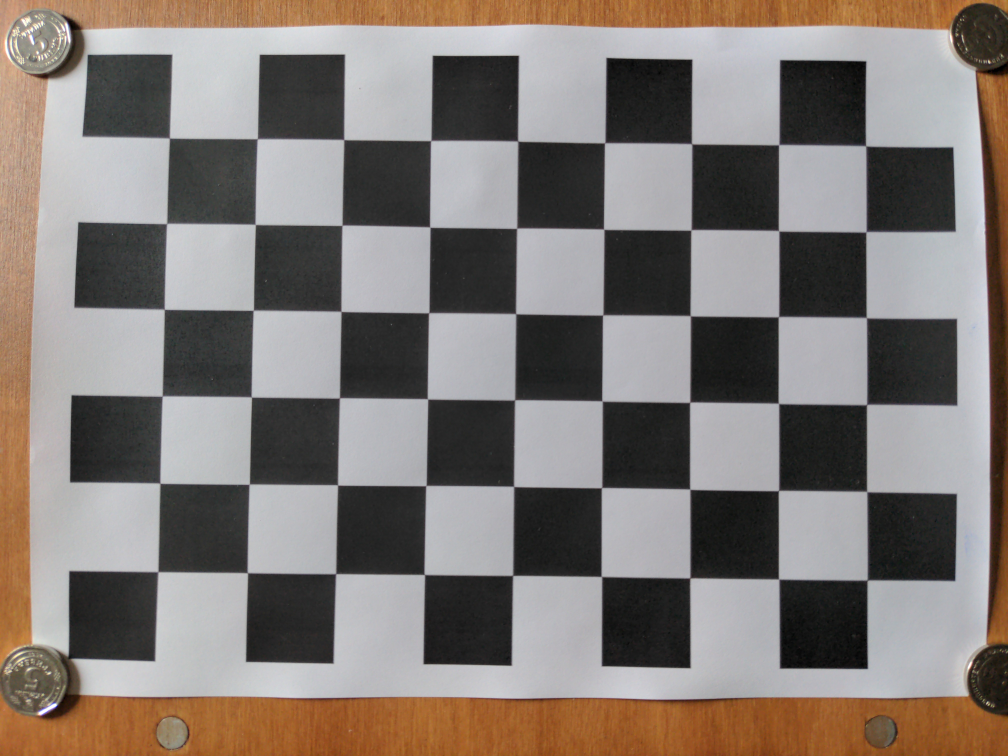
#> input picture lab02/data/frontal/scale_1.jpg, 4032 x 3024 px (shown at 1/4 size)
$ python part_c_calibration.py
#> lines starting #> are read from the running program, lines starting #| are printed output that depends on the picture
### lab02/src/common.py
"""Спільні утиліти та константи для Лабораторної роботи №2."""
import os
import sys
import numpy as np
import cv2
import matplotlib

sys.stdout.reconfigure(encoding="utf-8")
matplotlib.use("Agg")
import matplotlib.pyplot as plt

np.random.seed(42)

ROOT = os.path.abspath(os.path.join(os.path.dirname(__file__), "..", ".."))
LAB = os.path.join(ROOT, "lab02")
DATA = os.path.join(LAB, "data")
RESULTS = os.path.join(LAB, "results")
FIGURES = os.path.join(LAB, "figures")

for d in (RESULTS, FIGURES):
    os.makedirs(d, exist_ok=True)

plt.rcParams.update({
    "font.family": "serif",
    "font.size": 10,
    "figure.dpi": 150,
    "savefig.bbox": "tight"
})

# Параметри калібрувального шаблона згідно з Практикумом та умовами
PATTERN_SIZE = (9, 6)   # 9 внутрішніх кутів по ширині, 6 по висоті (10x7 клітин)
SQUARE_SIZE = 22.0      # реальний виміряний розмір сторони клітини: 2.2 см = 22.0 мм

# Критерій зупинки для cv2.cornerSubPix: 30 ітерацій або точність 0.001
SUBPIX_CRITERIA = (cv2.TERM_CRITERIA_EPS + cv2.TERM_CRITERIA_MAX_ITER, 30, 0.001)


def imread(path, flags=cv2.IMREAD_COLOR | cv2.IMREAD_IGNORE_ORIENTATION):
    """Зчитування зображення в системі координат матриці сенсора (без довільних поворотів EXIF)."""
    img = cv2.imread(path, flags)
    if img is None:
        raise FileNotFoundError(f"Не вдалося зчитати файл: {path}")
    return img


def rgb(img):
    """BGR -> RGB для коректного виведення в matplotlib."""
    return cv2.cvtColor(img, cv2.COLOR_BGR2RGB)


def create_object_points(pattern_size=PATTERN_SIZE, square_size=SQUARE_SIZE):
    """Формування тривимірних координат кутів шахівниці (Z = 0) у міліметрах."""
    objp = np.zeros((pattern_size[0] * pattern_size[1], 3), np.float32)
    objp[:, :2] = np.mgrid[0:pattern_size[0], 0:pattern_size[1]].T.reshape(-1, 2) * square_size
    return objp


def compute_reprojection_errors(objpoints, imgpoints, rvecs, tvecs, K, D):
    """Ручний розрахунок похибки репроєкції для кожного кадру та сумарної RMSE."""
    per_frame_mean = []
    per_frame_rmse = []
    all_sq_errors = []

    for i in range(len(objpoints)):
        proj, _ = cv2.projectPoints(objpoints[i], rvecs[i], tvecs[i], K, D)
        proj = proj.reshape(-1, 2)
        pts = imgpoints[i].reshape(-1, 2)

        diff = pts - proj
        sq_err = np.sum(diff ** 2, axis=1)
        all_sq_errors.extend(sq_err)

        dists = np.sqrt(sq_err)
        per_frame_mean.append(float(np.mean(dists)))
        per_frame_rmse.append(float(np.sqrt(np.mean(sq_err))))

    total_rmse = float(np.sqrt(np.mean(all_sq_errors)))
    return per_frame_mean, per_frame_rmse, total_rmse


def save_csv(path, header, rows):
    """Збереження даних у CSV файл з кодуванням UTF-8."""
    with open(path, "w", encoding="utf-8") as f:
        f.write(",".join(header) + "\n")
        for r in rows:
            f.write(",".join(str(x) for x in r) + "\n")

### lab02/src/part_c_calibration.py
"""Лабораторна робота №2.
Частина C: Калібрування камери, субпіксельне уточнення, похибка репроєкції та фільтрація викидів (Кроки 6-11).
"""
import os
import glob
import numpy as np
import cv2
import matplotlib.pyplot as plt

from common import (
    DATA, RESULTS, FIGURES, PATTERN_SIZE, SQUARE_SIZE, SUBPIX_CRITERIA,
    imread, rgb, create_object_points, compute_reprojection_errors, save_csv
)

print("=== Частина C: Калібрування камери та аналіз похибки репроєкції ===")

# Список усіх файлів
file_list = []
for grp in ["frontal", "angles", "corners"]:
    flist = sorted(glob.glob(os.path.join(DATA, grp, "*.jpg")))
    for f in flist:
        file_list.append((grp, f))
#> pass 2 of the loop `for grp in ["frontal", "angles", "corners"]:`:

objp = create_object_points(PATTERN_SIZE, SQUARE_SIZE)

objpoints = []
imgpoints_raw = []
imgpoints_subpix = []
valid_metadata = []
displacement_list = []

sample_corner_vis = None

for grp, fpath in file_list:
    fname = os.path.basename(fpath)
    img = imread(fpath)
#> in imread, img is the input picture: shape (3024, 4032, 3); mean B, G, R 116.6, 121.6, 129.7
    h, w = img.shape[:2]
#> h = 3024; w = 4032
    gray = cv2.cvtColor(img, cv2.COLOR_BGR2GRAY)
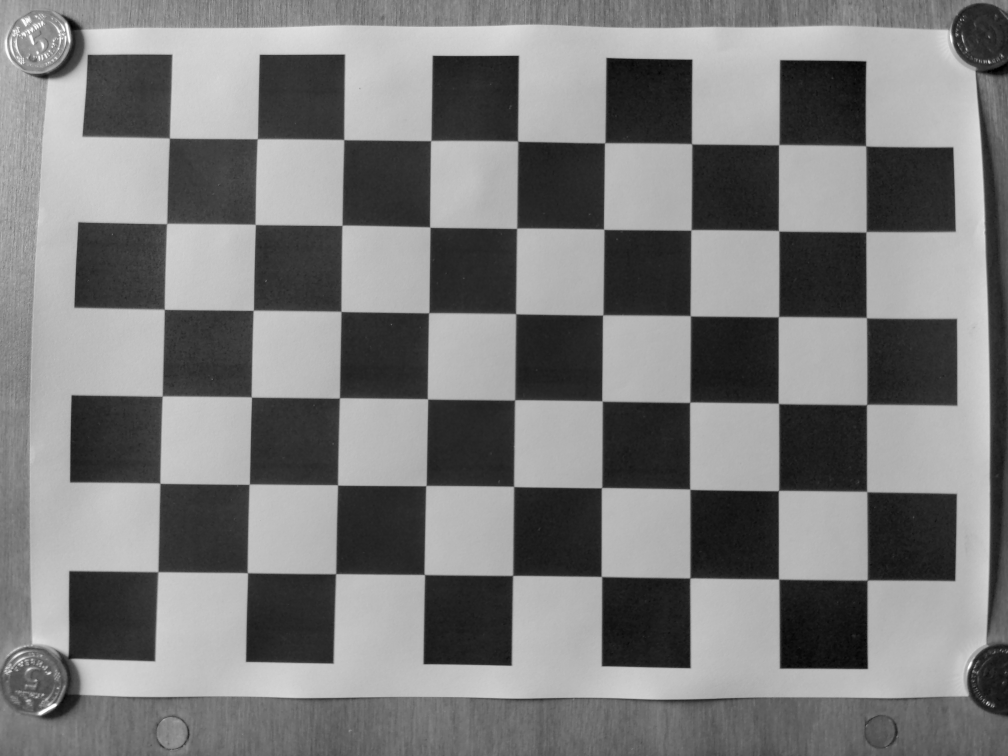
#> gray: shape (3024, 4032) (shown at 1/4 size); min 0, max 255, mean 123.5

    # Крок 6: Знаходження кутів шахівниці
    ret, corners = cv2.findChessboardCorners(
        gray, PATTERN_SIZE,
        cv2.CALIB_CB_ADAPTIVE_THRESH + cv2.CALIB_CB_FAST_CHECK + cv2.CALIB_CB_NORMALIZE_IMAGE
    )
#> ret = True; corners = 54 rows, first 8: [679.5, 553.5], [1030.7, 556.2], [1376.5, 560], [1725.5, 564.1], [2072.5, 565.5], [2419.6, 574.1], [2767.5, 577.5], [3116, 579.5]
    if not ret:
        ret, corners = cv2.findChessboardCorners(gray, PATTERN_SIZE)

    if not ret:
        print(f"ПОПЕРЕДЖЕННЯ: Кути не знайдено на кадрі {fname}")
        continue

    # Крок 7: Субпіксельне уточнення
    raw_pts = corners.reshape(-1, 2)
#> raw_pts = 54 pairs, first value 636 to 3470, second value 553.5 to 2322
    corners_sp = cv2.cornerSubPix(gray, corners.copy(), (11, 11), (-1, -1), SUBPIX_CRITERIA)
#> corners_sp = 54 rows, first 8: [679.4, 554.2], [1030.6, 556.6], [1376.8, 560.2], [1724.5, 563.9], [2072.1, 565.5], [2419.9, 572.9], [2767.8, 576.5], [3116.1, 580.4]
    sp_pts = corners_sp.reshape(-1, 2)
#> sp_pts = 54 pairs, first value 633.3 to 3469.7, second value 554.2 to 2322.2

    # Вимірювання зсуву субпіксельного уточнення
    disp = np.linalg.norm(sp_pts - raw_pts, axis=1)
#> disp = 54 values, max 4.14 at index 45, min 0.0362 at index 21, mean 0.934
    displacement_list.extend(disp)

    objpoints.append(objp)
    imgpoints_raw.append(raw_pts)
    imgpoints_subpix.append(sp_pts)
    valid_metadata.append((grp, fname, fpath))

    # Зберігаємо візуалізацію для одного з репрезентативних кадрів
    if fname == "scale_1.jpg":
        vis_img = img.copy()
        cv2.drawChessboardCorners(vis_img, PATTERN_SIZE, corners_sp, True)
        sample_corner_vis = vis_img
#> pass 2 of the loop `for grp, fpath in file_list:`:
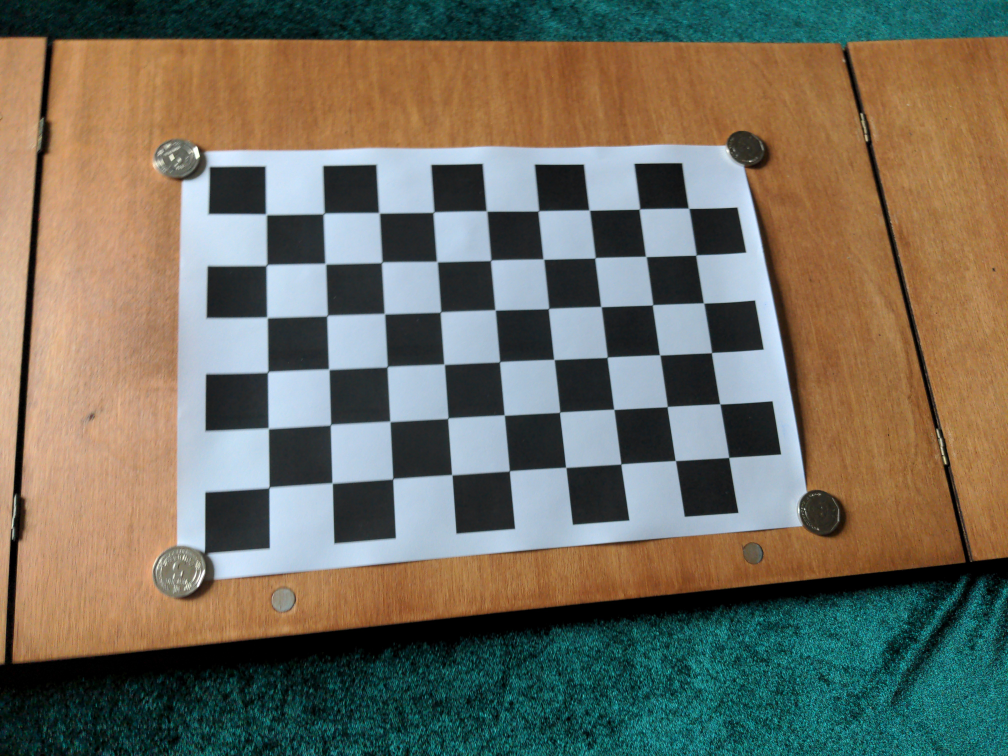
#> input picture lab02/data/angles/angle_1.jpg, 4032 x 3024 px (shown at 1/4 size)
#> in imread, img is the input picture: shape (3024, 4032, 3); mean B, G, R 95.3, 109.7, 113.6
#> `gray = cv2.cvtColor(img, cv2.COLOR_BGR2GRAY)`:
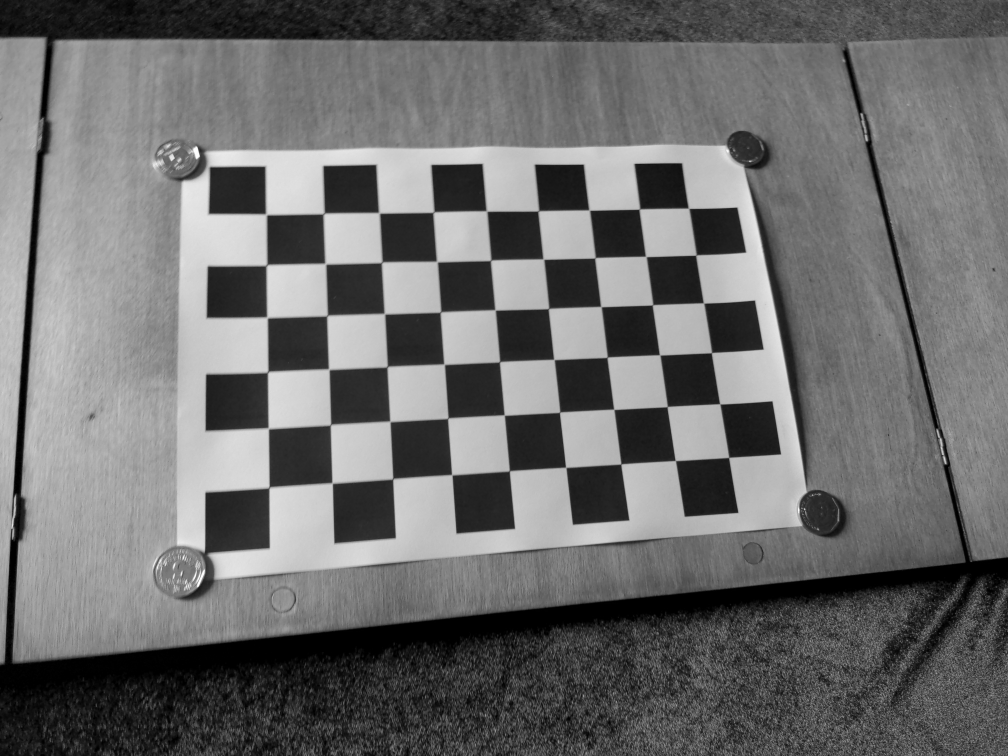
#> gray: shape (3024, 4032) (shown at 1/4 size); min 0, max 255, mean 109.2
#> corners = 54 rows, first 8: [1067.5, 857], [1295.5, 856], [1518, 853], [1735, 850], [1946, 847.5], [2154.2, 845.8], [2358.5, 842], [2559, 837.5]
#> raw_pts = 54 pairs, first value 1067.5 to 2916.3, second value 835 to 1947
#> corners_sp = 54 rows, first 8: [1066.7, 859.9], [1295.1, 857.1], [1518.1, 853.4], [1735.7, 849.9], [1947.8, 846], [2154.4, 845.4], [2358.3, 842.3], [2558.5, 838]
#> sp_pts = 54 pairs, first value 1066.4 to 2915.9, second value 834.7 to 1951
#> disp = 54 values, max 5.13 at index 45, min 0.232 at index 44, mean 1.17

print(f"Успішно детектовано кути на {len(valid_metadata)} / {len(file_list)} кадрах.")

# Крок 7 & 9: Калібрування без субпіксельного уточнення
ret_raw, K_raw, D_raw, rvecs_raw, tvecs_raw = cv2.calibrateCamera(
    objpoints, imgpoints_raw, (w, h), None, None
)
#> ret_raw = 1.65; K_raw = [[3360.1, 0, 2061.5], [0, 3324.7, 1492.5], [0, 0, 1]]; D_raw = [[0.166, -0.801, 0.000373, 0.00058, 1.2]]; rvecs_raw = ([-0.0349, -0.0021, 0.0118], [-0.281, -0.155, -0.0683]); tvecs_raw = ([-87.31, -60.08, 214.4], [-98.71, -63.65, 336.7])
_, _, manual_rmse_raw = compute_reprojection_errors(
    objpoints, imgpoints_raw, rvecs_raw, tvecs_raw, K_raw, D_raw
)
#> the loop in compute_reprojection_errors, `for i in range(len(objpoints)):` made 2 passes
#> after the loop in compute_reprojection_errors, `for i in range(len(objpoints)):`: all_sq_errors = 108 values, max 23.63 at index 4, min 0.0312 at index 78, mean 2.74; per_frame_mean = [1.56, 1.25]; per_frame_rmse = [1.83, 1.46]
#> in compute_reprojection_errors, `total_rmse = float(np.sqrt(np.mean(all_sq_errors)))`: total_rmse = 1.65
#> manual_rmse_raw = 1.65

# Крок 7 & 9: Калібрування з субпіксельним уточненням (усі 25 кадрів)
ret_sp, K_sp, D_sp, rvecs_sp, tvecs_sp = cv2.calibrateCamera(
    objpoints, imgpoints_subpix, (w, h), None, None
)
#> ret_sp = 1.37; K_sp = [[3220.7, 0, 2042.8], [0, 3189, 1535.2], [0, 0, 1]]; D_sp = [[0.186, -0.941, 0.00241, -0.00103, 1.55]]; rvecs_sp = ([-0.0295, 0.00153, 0.0118], [-0.268, -0.148, -0.0687]); tvecs_sp = ([-86.1, -62.8, 205.9], [-96.82, -67.9, 323.2])
per_frame_mean, per_frame_rmse, manual_rmse_sp = compute_reprojection_errors(
    objpoints, imgpoints_subpix, rvecs_sp, tvecs_sp, K_sp, D_sp
)
#> the loop in compute_reprojection_errors (call 2), `for i in range(len(objpoints)):` made 2 passes
#> per_frame_mean = [1.31, 0.909]; per_frame_rmse = [1.55, 1.14]; manual_rmse_sp = 1.37

print(f"Калібрування (без субпікселя): RMSE = {ret_raw:.4f} px (ручний = {manual_rmse_raw:.4f} px)")
#| Калібрування (без субпікселя): RMSE = 1.6540 px (ручний = 1.6540 px)
print(f"Калібрування (з субпікселем):   RMSE = {ret_sp:.4f} px (ручний = {manual_rmse_sp:.4f} px)")
#| Калібрування (з субпікселем):   RMSE = 1.3652 px (ручний = 1.3652 px)

# Крок 10: Похибка по кадрах та визначення викидів
med_err = float(np.median(per_frame_mean))
#> med_err = 1.11
threshold = 2.0 * med_err
#> threshold = 2.22
print(f"Медіанна похибка: {med_err:.4f} px, Поріг відсікання (2x): {threshold:.4f} px")
#| Медіанна похибка: 1.1104 px, Поріг відсікання (2x): 2.2209 px

frame_errors_data = []
outlier_indices = []

for idx, (grp, fname, fpath) in enumerate(valid_metadata):
    m_err = per_frame_mean[idx]
    r_err = per_frame_rmse[idx]
    is_outlier = m_err > threshold
    if is_outlier:
        outlier_indices.append(idx)
    frame_errors_data.append([
        grp, fname, f"{m_err:.4f}", f"{r_err:.4f}", "OUTLIER" if is_outlier else "OK"
    ])
#> this loop made 2 passes
#> (m_err, r_err, is_outlier) on passes 1 to 2: (1.31, 1.55, False), (0.909, 1.14, False)
#> after the loop, frame_errors_data = [['frontal', 'scale_1.jpg', '1.3120', '1.5549', 'OK'], ['angles', 'angle_1.jpg', '0.9089', '1.1444', 'OK']]; outlier_indices = []

save_csv(
    os.path.join(RESULTS, "c_per_frame_errors.csv"),
    ["Група", "Файл", "Середня_похибка_px", "RMSE_px", "Статус"],
    frame_errors_data
)
#> the loop in save_csv, `for r in rows:` made 2 passes
print(f"Збережено c_per_frame_errors.csv. Знайдено викидів: {len(outlier_indices)}")
#| Збережено c_per_frame_errors.csv. Знайдено викидів: 0
for idx in outlier_indices:
    print(f"  -> Викид: {valid_metadata[idx][1]} (похибка {per_frame_mean[idx]:.4f} px)")
#> this loop made 0 passes

# Крок 11: Вилучення викидів і перерахунок калібрування
clean_objpoints = [objpoints[i] for i in range(len(objpoints)) if i not in outlier_indices]
#> clean_objpoints = 2 items
clean_imgpoints = [imgpoints_subpix[i] for i in range(len(imgpoints_subpix)) if i not in outlier_indices]
#> clean_imgpoints = 2 point arrays, longest 54 points
clean_metadata = [valid_metadata[i] for i in range(len(valid_metadata)) if i not in outlier_indices]
#> clean_metadata = 2 items

ret_clean, K_clean, D_clean, rvecs_clean, tvecs_clean = cv2.calibrateCamera(
    clean_objpoints, clean_imgpoints, (w, h), None, None
)
#> ret_clean = 1.37; K_clean has the same summary as K_sp; D_clean = [[0.186, -0.941, 0.00241, -0.00103, 1.55]]; rvecs_clean has the same summary as rvecs_sp; tvecs_clean = ([-86.1, -62.8, 205.9], [-96.82, -67.9, 323.2])
clean_mean, clean_rmse, manual_rmse_clean = compute_reprojection_errors(
    clean_objpoints, clean_imgpoints, rvecs_clean, tvecs_clean, K_clean, D_clean
)
#> clean_mean = [1.31, 0.909]; clean_rmse = [1.55, 1.14]; manual_rmse_clean = 1.37

print(f"Калібрування після фільтрації ({len(clean_objpoints)} кадрів): RMSE = {ret_clean:.4f} px")
#| Калібрування після фільтрації (2 кадрів): RMSE = 1.3652 px
print(f"Матриця камери K:\n{K_clean}")
#| Матриця камери K:
#| [[3.22069114e+03 0.00000000e+00 2.04282555e+03]
#|  [0.00000000e+00 3.18896477e+03 1.53515324e+03]
#|  [0.00000000e+00 0.00000000e+00 1.00000000e+00]]
print(f"Коефіцієнти дисторсії D: {D_clean.ravel()}")
#| Коефіцієнти дисторсії D: [ 1.86177383e-01 -9.40853288e-01  2.41472189e-03 -1.02575249e-03
#|   1.54803236e+00]

# Порівняльна таблиця результатів трьох етапів
def format_calib_row(label, ret, K, D, n_frames):
#> called with label = 'Без субпікселя', ret = 1.65, K = array of shape (3, 3), D = array of shape (1, 5), n_frames = 2
    fx, fy = K[0, 0], K[1, 1]
#> fx = 3360.1; fy = 3324.7
    cx, cy = K[0, 2], K[1, 2]
#> cx = 2061.5; cy = 1492.5
    d = D.ravel()
#> d = [0.166, -0.801, 0.000373, 0.00058, 1.2]
    k1, k2, p1, p2, k3 = d[0], d[1], d[2], d[3], d[4]
#> k1 = 0.166; k2 = -0.801; p1 = 0.000373; p2 = 0.00058; k3 = 1.2
    return [
        label, n_frames, f"{ret:.4f}", f"{fx:.2f}", f"{fy:.2f}", f"{fx/fy:.4f}",
        f"{cx:.2f}", f"{cy:.2f}", f"{k1:.4f}", f"{k2:.4f}", f"{p1:.5f}", f"{p2:.5f}", f"{k3:.4f}"
    ]

comparison_rows = [
    format_calib_row("Без субпікселя", ret_raw, K_raw, D_raw, len(objpoints)),
    format_calib_row("З субпікселем (всі)", ret_sp, K_sp, D_sp, len(objpoints)),
    format_calib_row("Після фільтрації (чисті)", ret_clean, K_clean, D_clean, len(clean_objpoints))
]
save_csv(
    os.path.join(RESULTS, "c_calibration_comparison.csv"),
    ["Етап", "Кадрів", "RMSE_px", "fx", "fy", "fx_fy_ratio", "cx", "cy", "k1", "k2", "p1", "p2", "k3"],
    comparison_rows
)
#> the loop in save_csv (call 2), `for r in rows:` made 3 passes
print("Збережено c_calibration_comparison.csv")

# Побудова графіка похибок по кадрах (Крок 10)
fig, ax = plt.subplots(figsize=(10, 4.5))
x_indices = np.arange(len(valid_metadata))
#> x_indices = [0, 1]
bar_colors = ["#d95f02" if i in outlier_indices else "#2b5c8f" for i in range(len(valid_metadata))]
#> bar_colors = ['#2b5c8f', '#2b5c8f']

bars = ax.bar(x_indices, per_frame_mean, color=bar_colors, width=0.65, edgecolor="black", linewidth=0.5)

# Лінія порогу 2x медіани та лінія медіани
ax.axhline(med_err, color="green", linestyle="--", linewidth=1.2, label=f"Медіана ({med_err:.2f} пк)")
ax.axhline(threshold, color="red", linestyle=":", linewidth=1.5, label=f"Поріг 2×медіани ({threshold:.2f} пк)")

ax.set_xticks(x_indices)
ax.set_xticklabels([m[1].replace(".jpg", "") for m in valid_metadata], rotation=65, ha="right", fontsize=8)
ax.set_xlabel("Кадри набору даних", fontsize=10)
ax.set_ylabel("Середня похибка репроєкції, пікселі", fontsize=10)
ax.set_title("Похибка репроєкції за окремими кадрами та виявлення викидів", fontsize=11, pad=10)
ax.legend(loc="upper left", framealpha=0.9, fontsize=9)
ax.grid(axis="y", linestyle=":", alpha=0.6)

# Підпис величини викиду
for idx in outlier_indices:
    ax.annotate(
        f"Викид!\n{per_frame_mean[idx]:.2f} пк",
        xy=(idx, per_frame_mean[idx]),
        xytext=(idx - 1.5, per_frame_mean[idx] + 0.3),
        arrowprops=dict(facecolor="red", arrowstyle="->", lw=1.2),
        fontsize=8, fontweight="bold", color="darkred"
    )

ax.set_ylim(0, max(per_frame_mean) * 1.25)
fig.savefig(os.path.join(FIGURES, "c_per_frame_errors.png"), dpi=160)
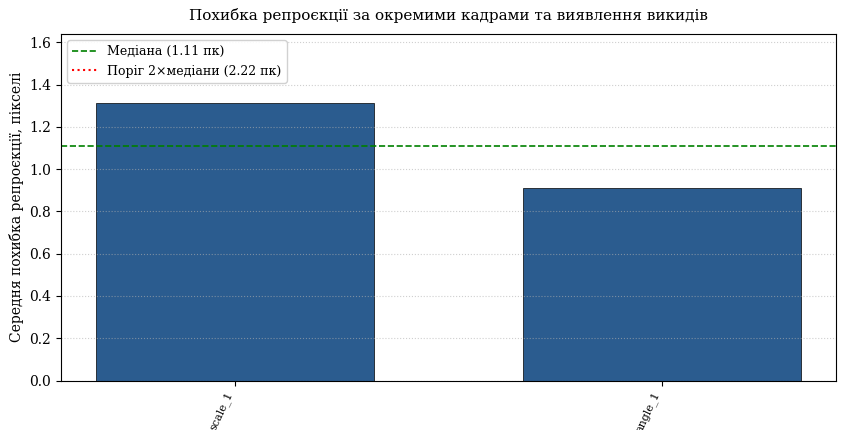
#> figure drawn by matplotlib, 1 panel
plt.close(fig)
print("Збережено c_per_frame_errors.png")

# Побудова графіка розподілу субпіксельного зсуву
fig, ax = plt.subplots(figsize=(7, 4))
ax.hist(displacement_list, bins=35, color="#386cb0", edgecolor="black", alpha=0.75, density=True)
ax.axvline(np.mean(displacement_list), color="red", linestyle="--",
           label=f"Середній зсув ({np.mean(displacement_list):.3f} пк)")
ax.set_xlabel("Величина субпіксельного зміщення, пікселі", fontsize=10)
ax.set_ylabel("Густина ймовірності", fontsize=10)
ax.set_title("Розподіл поправок cv2.cornerSubPix ($N = 1350$ точок)", fontsize=11)
ax.legend(framealpha=0.9)
ax.grid(True, linestyle=":", alpha=0.6)
fig.savefig(os.path.join(FIGURES, "c_subpix_displacement.png"), dpi=160)
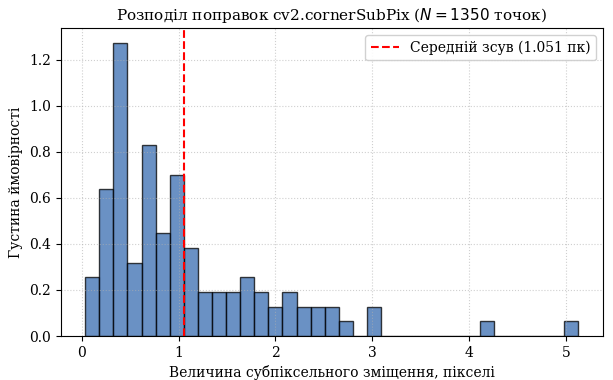
#> figure drawn by matplotlib, 1 panel; tallest bar 1.27 high, from x = 0.327 to 0.472
plt.close(fig)
print("Збережено c_subpix_displacement.png")

# Візуалізація детектування кутів на sample_corner_vis
if sample_corner_vis is not None:
    # Зменшуємо для звіту
    crop_h, crop_w = sample_corner_vis.shape[:2]
#> crop_h = 3024; crop_w = 4032
    vis_small = cv2.resize(sample_corner_vis, (1200, int(1200 * crop_h / crop_w)))
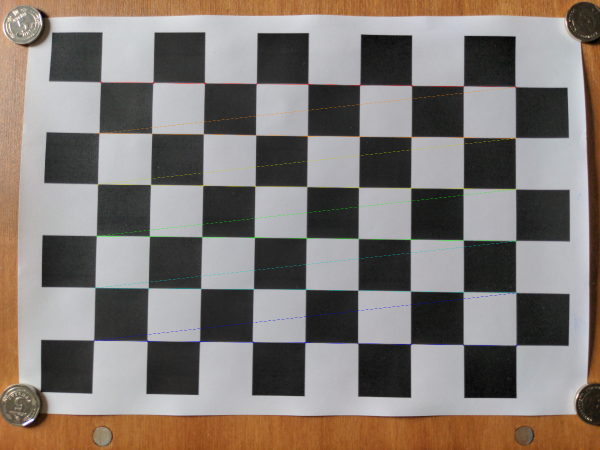
#> vis_small: shape (900, 1200, 3) (shown at 1/2 size); mean B, G, R 116.4, 121.6, 129.5
    cv2.imwrite(os.path.join(FIGURES, "c_corners_detected.png"), vis_small)
    print("Збережено c_corners_detected.png")

print("Частина C успішно завершена!\n")
